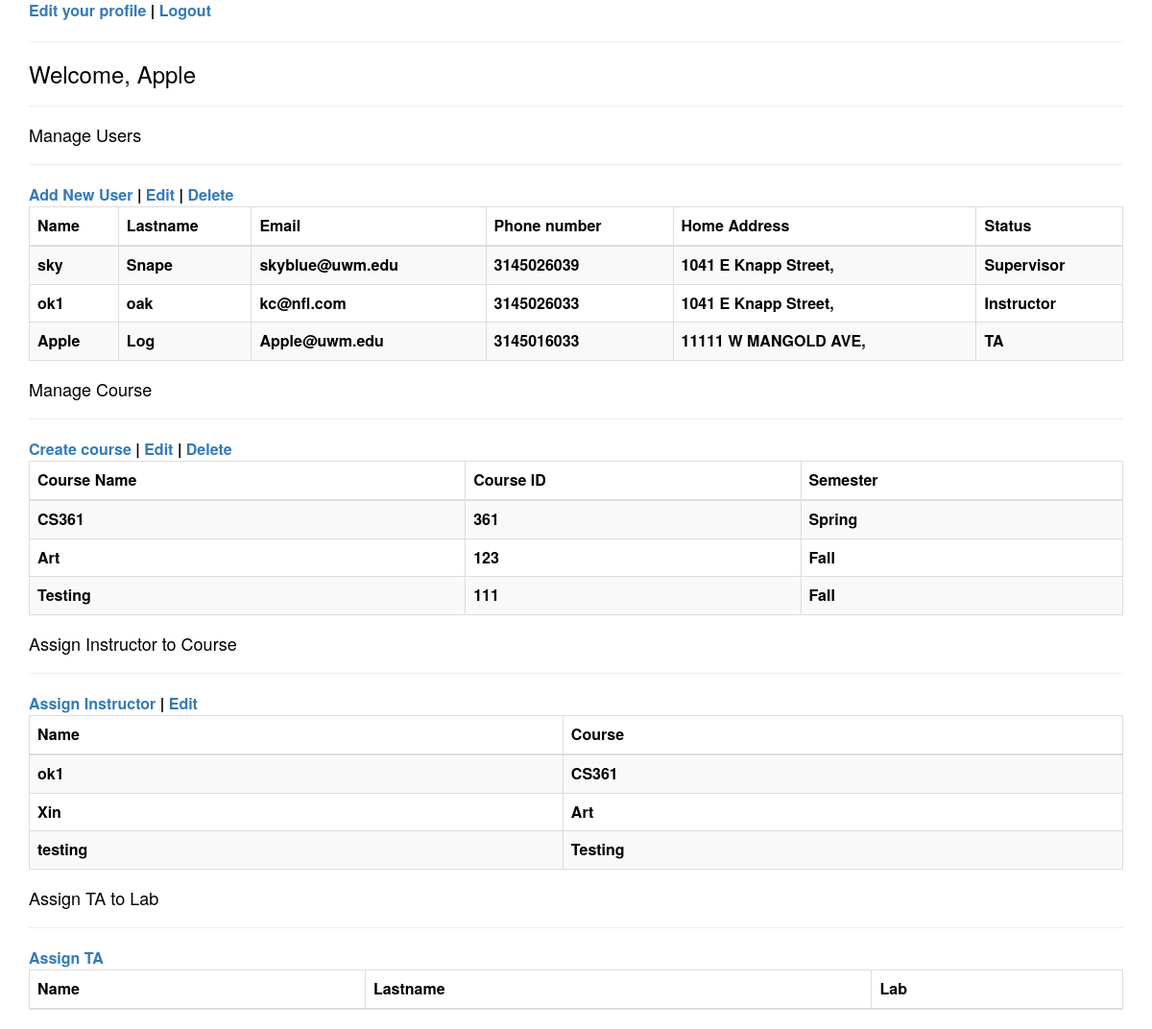
The page /supervisor/ (signed in) on the database its author committed.
### TA_Scheduler/models.py (models this page shows)
class Account(models.Model):
    name = models.CharField(max_length=20, null=True)
    lastname = models.CharField(max_length=20, null=True)
    email = models.EmailField(max_length=254, null=True)
    phone_number = models.IntegerField(null=True)
    home_address = models.CharField(max_length=100, null=True)
    password = models.CharField(max_length=20, default="123")
    status = models.CharField(max_length=20, null=True)

class Course(models.Model):
    name = models.CharField(max_length=30)
    cId = models.IntegerField(null=True)
    semester = models.CharField(max_length=20, null=True)
    instructor_name = models.CharField(max_length=20, null=True)

### TA_Scheduler/views.py (the view)
# urls.py: path('supervisor/', AdminView.as_view(), name='supervisor'),
class AdminView(View):
    def get(self, request):
        return render(request, 'AdminP.html', {"accounts": Account.objects.all(),
                                               "courses": Course.objects.all(),
                                               "name": request.session.get("username")})

### templates/AdminP.html (shortened to what this page needs)
<!DOCTYPE html>
<html>
<head>
	<link rel="stylesheet" href="https://maxcdn.bootstrapcdn.com/bootstrap/3.3.5/css/bootstrap.min.css">
</head>
<body>
<div class="container">
	<a href=" ">Edit your profile</a> | <a href="/">Logout</a>
	<hr>
	<h3>Welcome, {{name}} </h3>
	<hr>
    <h4>Manage Users</h4>
	<hr>
	<a href="/newAccount">Add New User</a> | <a href="">Edit</a> | <a href="/delete_account">Delete</a>
	<table class="table class table-bordered table-striped table-hovered">
		<thead>
			<tr>
				<th>Name</th>
                <th>Lastname</th>
				<th>Email</th>
				<th>Phone number</th>
				<th>Home Address</th>
				<th>Status</th>
			</tr>
		</thead>
        <tbody>
            {%for user in accounts %}
            <tr>
				    <td>{{user.name}}</td>
				    <td>{{user.lastname }}</td>
				    <td>{{user.email}}</td>
				    <td>{{user.phone_number}}</td>
                    <td>{{user.home_address}}</td>
                    <td>{{user.status}}</td>
            </tr>
            {%endfor%}
        </tbody>
	</table>
    <h4>Manage Course</h4>
	<hr>
	<a href="/courses">Create course</a> | <a href="">Edit</a> | <a href="/delete_course">Delete</a>
	<table class="table class table-bordered table-striped table-hovered">
		<thead>
			<tr>
				<th>Course Name</th>
                <th>Course ID</th>
				<th>Semester</th>
			</tr>
		</thead>
		<tbody>
		{% for course in courses %}
			<tr>
                <td>{{course.name}}</td>
                <td>{{course.cId}}</td>
                <td>{{course.semester}}</td>
			</tr>
			{%endfor%}
		</tbody>
	</table>
    <h4>Assign Instructor to Course</h4>
	<hr>
	<a href="/assign_instructor_to_course">Assign Instructor</a> | <a href="">Edit</a>
	<table class="table class table-bordered table-striped table-hovered">
		<thead>
			<tr>
				<th>Name</th>
				<th>Course</th>
			</tr>
		</thead>
		<tbody>
		{% for course in courses %}
			<tr>
				<td>{{course.instructor_name}}</td>
				<td>{{course.name}}</td>
			</tr>
        {%endfor%}
		</tbody>
	</table>
    <h4>Assign TA to Lab</h4>
	<hr>
	<a href="/assign_ta_to_lab">Assign TA</a>
	<table class="table class table-bordered table-striped table-hovered">
		<thead>
			<tr>
				<th>Name</th>
                <th>Lastname</th>
				<th>Lab</th>
			</tr>
		</thead>
	</table>
</div>
</body>
</html>

### templates/AdminP.html (style rules this page uses)
body { color:black; font-size:16px; font-weight:bold; background-image: url("http://www.estidia.eu/wp-content/uploads/2018/04/Savin-NY-Website-Background-Web.jpg"); }

### rows shown on the page
Account: name "Apple", lastname "Log", email "Apple@uwm.edu", phone_number "3145016033", home_address "11111 W MANGOLD AVE,", status "TA"
Account: name "sky", lastname "Snape", email "skyblue@uwm.edu", phone_number "3145026039", home_address "1041 E Knapp Street,", status "Supervisor"
Account: name "ok1", lastname "oak", email "kc@nfl.com", phone_number "3145026033", home_address "1041 E Knapp Street,", status "Instructor"
Course: name "CS361", cId "361", semester "Spring", instructor_name "ok1"
Course: name "Art", cId "123", semester "Fall", instructor_name "Xin"
Course: name "Testing", cId "111", semester "Fall", instructor_name "testing"
